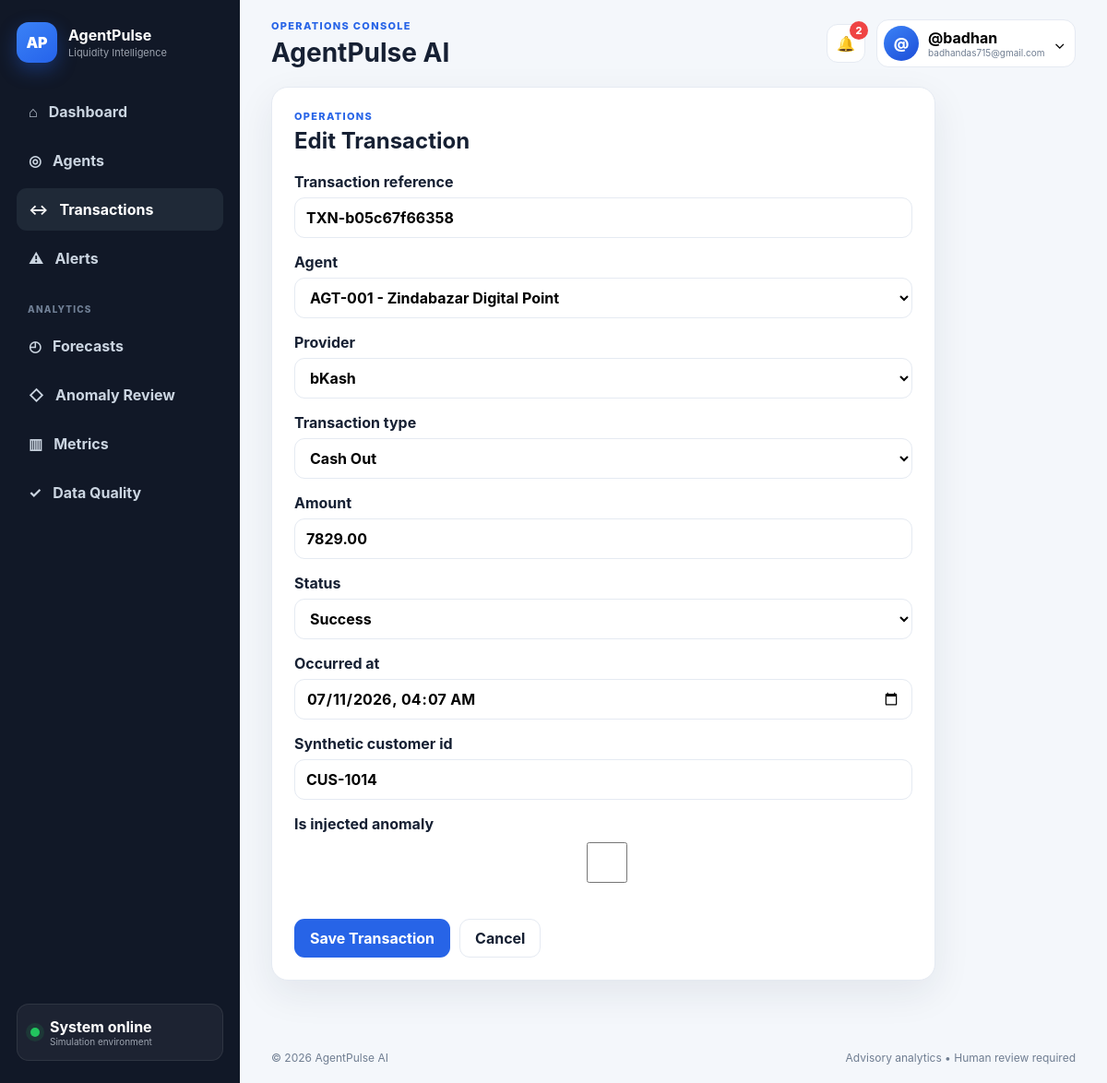
/transactions/137/edit/ (signed in), run on the app's committed database.
### transactions/models.py (models this page shows, shortened)
class Transaction(models.Model):
    TRANSACTION_TYPES = [
        ("CASH_IN", "Cash In"),
        ("CASH_OUT", "Cash Out"),
    ]
    STATUS_CHOICES = [
        ("SUCCESS", "Success"),
        ("FAILED", "Failed"),
        ("PENDING", "Pending"),
    ]
    transaction_reference = models.CharField(
        max_length=80,
        unique=True,
    )
    agent = models.ForeignKey(
        Agent,
        on_delete=models.CASCADE,
        related_name="transactions",
    )
    provider = models.ForeignKey(
        Provider,
        on_delete=models.CASCADE,
        related_name="transactions",
    )
    transaction_type = models.CharField(
        max_length=20,
        choices=TRANSACTION_TYPES,
    )
    amount = models.DecimalField(
        max_digits=14,
        decimal_places=2,
    )
    status = models.CharField(
        max_length=20,
        choices=STATUS_CHOICES,
        default="SUCCESS",
    )
    occurred_at = models.DateTimeField()
    synthetic_customer_id = models.CharField(
        max_length=80,
        blank=True,
    )
    is_injected_anomaly = models.BooleanField(
        default=False,
    )

### transactions/views.py (the view)
@login_required
def transaction_edit(request, pk):
    tx = get_object_or_404(Transaction, pk=pk)
    if request.method == "POST":
        form = TransactionForm(request.POST, instance=tx)
        if form.is_valid():
            tx = form.save()
            messages.success(request, f"Transaction {tx.transaction_reference} updated successfully.")
            return redirect("transactions:transaction_detail", pk=tx.pk)
    else:
        form = TransactionForm(instance=tx)
    return render(request, "transactions/transaction_form.html", {"form": form, "transaction": tx, "action": "Edit"})

### transactions/forms.py
class TransactionForm(forms.ModelForm):
    class Meta:
        model = Transaction
        fields = [
            "transaction_reference",
            "agent",
            "provider",
            "transaction_type",
            "amount",
            "status",
            "occurred_at",
            "synthetic_customer_id",
            "is_injected_anomaly",
        ]
        widgets = {
            "occurred_at": forms.DateTimeInput(attrs={"type": "datetime-local"}),
        }
    def __init__(self, *args, **kwargs):
        super().__init__(*args, **kwargs)
        if self.instance and self.instance.occurred_at:
            self.initial["occurred_at"] = self.instance.occurred_at.strftime("%Y-%m-%dT%H:%M")

### agents/models.py (called while the page is built)
    def __str__(self):
        return self.name

    def __str__(self):
        return f"{self.agent_code} - {self.outlet_name}"

### alerts/context_processors.py (called while the page is built)
def unread_alert_count(request):
    if not getattr(request, "user", None) or not request.user.is_authenticated:
        return {"unread_alert_count": 0}
    count = Alert.objects.filter(
        status__in=["NEW", "ASSIGNED", "ACKNOWLEDGED", "INVESTIGATING", "ESCALATED"]
    ).count()
    return {"unread_alert_count": count}

### templates/transactions/transaction_form.html (shortened to what this page needs)
{% extends 'base.html' %}
{% block content %}
<section class="panel narrow">
    <div class="panel-head">
        <div>
            <p class="eyebrow">Operations</p>
            <h2>{{ action }} Transaction</h2>
        </div>
    </div>
    <form method="post" class="stack-form">
        {% for field in form %}
            <label>{{ field.label }}
                {{ field }}
            </label>
        {% endfor %}
        <div style="display: flex; gap: 10px; margin-top: 20px;">
            <button type="submit" class="btn btn-primary">Save Transaction</button>
            {% if transaction %}
                <a href="{% url 'transactions:transaction_detail' transaction.id %}" class="btn btn-light">Cancel</a>
            {% else %}
                <a href="{% url 'transactions:transaction_list' %}" class="btn btn-light">Cancel</a>
            {% endif %}
        </div>
    </form>
</section>
{% endblock %}

### templates/partials/topbar.html (shortened to what this page needs)
<header class="topbar"><div><p class="eyebrow">Operations console</p><h1>{% block page_title %}AgentPulse AI{% endblock %}</h1></div><div class="top-actions"><a class="icon-btn notification-link" href="{% url 'alerts:alert_list' %}" aria-label="Alerts"><span aria-hidden="true">🔔</span>{% if unread_alert_count %}<span class="notification-badge">{{ unread_alert_count }}</span>{% endif %}</a><div class="user-menu"><button class="user-button" data-dropdown-toggle><span class="avatar">{{ user.username|first|upper }}</span><span class="user-copy"><strong>{{ user.get_full_name|default:user.username }}</strong><small>{{ user.email|default:'Team member' }}</small></span><span>⌄</span></button></div></div></header>

### static/css/main.css (style rules this page uses)
:root { --bg:#f4f7fb;--panel:#fff;--ink:#162033;--muted:#6f7d91;--line:#e5eaf2;--primary:#2764e7;--primary-dark:#1d4ed8;--nav:#111827;--success:#16a34a;--warning:#d97706;--danger:#dc2626;--info:#0284c7;--shadow:0 14px 40px rgba(25,42,70,.08);--radius:18px }
* { box-sizing:border-box }
html { scroll-behavior:smooth }
body { margin:0;background:var(--bg);color:var(--ink);font-family:Inter,ui-sans-serif,system-ui,-apple-system,"Segoe UI",sans-serif }
a { color:inherit;text-decoration:none }
button,input,select,textarea { font:inherit }
button { cursor:pointer }
h1,h2,h3,p { margin-top:0 }
h1 { font-size:28px }
h2 { font-size:24px }
.muted,small { color:var(--muted) }
.eyebrow { margin:0 0 5px;color:var(--primary);font-size:11px;font-weight:800;text-transform:uppercase;letter-spacing:.12em }
.panel { background:var(--panel);border:1px solid var(--line);border-radius:var(--radius);box-shadow:var(--shadow);padding:24px;margin-bottom:22px }
.panel.narrow { max-width:720px }
.panel-head { display:flex;align-items:center;justify-content:space-between;gap:18px;margin-bottom:20px }
.panel-head h2,.panel-head h3 { margin:0 }
.btn { display:inline-flex;align-items:center;justify-content:center;min-height:42px;padding:0 16px;border-radius:11px;border:1px solid transparent;font-weight:750;transition:.2s }
.btn-primary { background:var(--primary);color:#fff }
.btn-light { background:#fff;border-color:var(--line) }
.icon-btn { width:42px;height:42px;border:1px solid var(--line);background:#fff;border-radius:12px;display:grid;place-items:center }
.avatar { width:38px;height:38px;display:grid;place-items:center;border-radius:50%;background:linear-gradient(145deg,#3b82f6,#1d4ed8);color:#fff;font-weight:850 }
.stack-form { display:grid;gap:16px }
.stack-form label { display:grid;gap:7px;font-weight:700 }
.stack-form input,.stack-form select,.stack-form textarea,.stack-form p input { width:100%;min-height:44px;border:1px solid var(--line);border-radius:11px;padding:10px 12px;background:#fff }

### static/css/layout.css (style rules this page uses)
.topbar { min-height:94px;padding:18px 34px;display:flex;align-items:center;justify-content:space-between;gap:18px }
.topbar h1 { margin:0 }
.top-actions { display:flex;align-items:center;gap:12px }
.notification-link { position:relative }
.notification-badge { position:absolute;top:-4px;right:-4px;min-width:20px;height:20px;padding:0 5px;border-radius:999px;background:#ef4444;color:#fff;font-size:11px;font-weight:800;display:grid;place-items:center;line-height:1 }
.user-menu { position:relative }
.user-button { display:flex;align-items:center;gap:10px;background:#fff;border:1px solid var(--line);border-radius:13px;padding:6px 10px 6px 7px }
.user-copy { text-align:left }
.user-copy strong,.user-copy small { display:block }
.user-copy small { font-size:10px }

### data on the page
Transaction: form "TXN-b05c67f66358" "AGT-001 - Zindabazar Digital Point" "bKash" "Cash Out" "7829.00" "Success" "07/11/2026 04:07" "CUS-1014"

### other printed values
{{ unread_alert_count }} "2"
{{ user.username|first|upper }} "@"
{{ user.get_full_name|default:user.username }} "@badhan"
{{ user.email|default:'Team member' }} "badhandas715@gmail.com"
{{ action }} "Edit"
{{ field.label }} "Transaction reference" "Agent" "Provider" "Transaction type" "Amount" "Status" "Occurred at" "Synthetic customer id" "Is injected anomaly"
